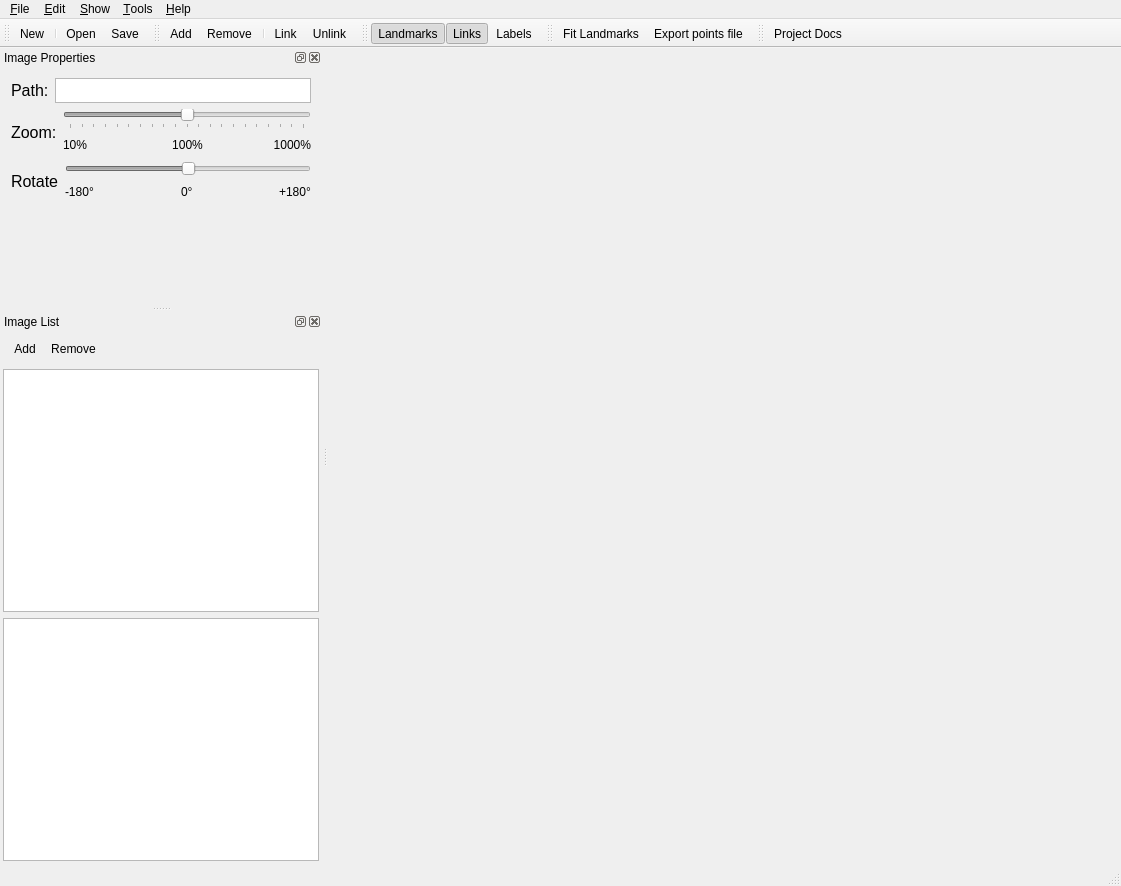
<?xml version="1.0" encoding="UTF-8"?>
<ui version="4.0">
 <class>MainWindow</class>
 <widget class="QMainWindow" name="MainWindow">
  <property name="geometry">
   <rect>
    <x>0</x>
    <y>0</y>
    <width>1121</width>
    <height>886</height>
   </rect>
  </property>
  <property name="windowTitle">
   <string>FLAT - Facial Landmarks Annotation Tool</string>
  </property>
  <property name="autoFillBackground">
   <bool>false</bool>
  </property>
  <property name="locale">
   <locale language="English" country="UnitedKingdom"/>
  </property>
  <widget class="QWidget" name="centralWidget">
   <layout class="QVBoxLayout" name="verticalLayout">
    <property name="leftMargin">
     <number>0</number>
    </property>
    <property name="topMargin">
     <number>0</number>
    </property>
    <property name="rightMargin">
     <number>0</number>
    </property>
    <property name="bottomMargin">
     <number>0</number>
    </property>
    <item>
     <widget class="QTabWidget" name="tabWidget">
      <property name="locale">
       <locale language="English" country="UnitedKingdom"/>
      </property>
      <property name="tabPosition">
       <enum>QTabWidget::North</enum>
      </property>
      <property name="tabShape">
       <enum>QTabWidget::Triangular</enum>
      </property>
      <property name="iconSize">
       <size>
        <width>24</width>
        <height>24</height>
       </size>
      </property>
      <property name="elideMode">
       <enum>Qt::ElideNone</enum>
      </property>
      <property name="documentMode">
       <bool>true</bool>
      </property>
      <property name="tabsClosable">
       <bool>true</bool>
      </property>
      <property name="movable">
       <bool>true</bool>
      </property>
      <property name="tabBarAutoHide">
       <bool>false</bool>
      </property>
     </widget>
    </item>
   </layout>
  </widget>
  <widget class="QMenuBar" name="menuBar">
   <property name="geometry">
    <rect>
     <x>0</x>
     <y>0</y>
     <width>1121</width>
     <height>19</height>
    </rect>
   </property>
   <widget class="QMenu" name="menuFile">
    <property name="locale">
     <locale language="English" country="UnitedKingdom"/>
    </property>
    <property name="title">
     <string>&amp;File</string>
    </property>
    <addaction name="actionNew"/>
    <addaction name="separator"/>
    <addaction name="actionOpen"/>
    <addaction name="actionSave"/>
    <addaction name="actionSaveAs"/>
    <addaction name="separator"/>
    <addaction name="actionExit"/>
   </widget>
   <widget class="QMenu" name="menuHelp">
    <property name="locale">
     <locale language="English" country="UnitedKingdom"/>
    </property>
    <property name="title">
     <string>&amp;Help</string>
    </property>
    <addaction name="actionProject"/>
    <addaction name="separator"/>
    <addaction name="actionAbout"/>
   </widget>
   <widget class="QMenu" name="menuShow">
    <property name="locale">
     <locale language="English" country="UnitedKingdom"/>
    </property>
    <property name="title">
     <string>&amp;Show</string>
    </property>
    <widget class="QMenu" name="menuWindows">
     <property name="title">
      <string>&amp;Windows</string>
     </property>
     <addaction name="actionShowImageProperties"/>
     <addaction name="actionShowImagesList"/>
    </widget>
    <widget class="QMenu" name="menu_Image_Elements">
     <property name="locale">
      <locale language="English" country="UnitedKingdom"/>
     </property>
     <property name="title">
      <string>&amp;Image Elements</string>
     </property>
     <addaction name="actionShowFeatures"/>
     <addaction name="actionShowConnections"/>
     <addaction name="actionShowFeatureIDs"/>
    </widget>
    <widget class="QMenu" name="menuLandmarks_Groups">
     <property name="title">
      <string>Landmarks Groups</string>
     </property>
     <addaction name="actionShowFaceOvalLow"/>
     <addaction name="actionShowFaceOvalUpper"/>
     <addaction name="separator"/>
     <addaction name="actionBrowRight"/>
     <addaction name="actionBrowLeft"/>
     <addaction name="separator"/>
     <addaction name="actionEyeRight"/>
     <addaction name="actionEyeLeft"/>
     <addaction name="separator"/>
     <addaction name="actionNoseRidge"/>
     <addaction name="actionNoseShape"/>
     <addaction name="separator"/>
     <addaction name="actionMouthOuter"/>
     <addaction name="actionMouthInner"/>
    </widget>
    <addaction name="menuWindows"/>
    <addaction name="separator"/>
    <addaction name="menu_Image_Elements"/>
    <addaction name="menuLandmarks_Groups"/>
   </widget>
   <widget class="QMenu" name="menuEdit">
    <property name="locale">
     <locale language="English" country="UnitedKingdom"/>
    </property>
    <property name="title">
     <string>&amp;Edit</string>
    </property>
    <widget class="QMenu" name="menu_Images">
     <property name="locale">
      <locale language="English" country="UnitedKingdom"/>
     </property>
     <property name="title">
      <string>&amp;Images</string>
     </property>
     <addaction name="actionAddImage"/>
     <addaction name="actionRemoveImage"/>
    </widget>
    <widget class="QMenu" name="menu_Facial_Landmarks">
     <property name="title">
      <string>&amp;Facial Landmarks</string>
     </property>
     <addaction name="actionAddFeature"/>
     <addaction name="actionRemoveFeature"/>
     <addaction name="separator"/>
     <addaction name="actionConnectFeatures"/>
     <addaction name="actionDisconnectFeatures"/>
     <addaction name="actionSpaceEvenly"/>
    </widget>
    <addaction name="menu_Images"/>
    <addaction name="separator"/>
    <addaction name="menu_Facial_Landmarks"/>
    <addaction name="actionLandmarksProperties"/>
   </widget>
   <widget class="QMenu" name="menuTools">
    <property name="locale">
     <locale language="English" country="UnitedKingdom"/>
    </property>
    <property name="title">
     <string>&amp;Tools</string>
    </property>
    <widget class="QMenu" name="menu_CSIRO_Face_Analysis_SDK">
     <property name="title">
      <string>&amp;CSIRO Face Analysis SDK</string>
     </property>
     <addaction name="actionFitLandmarks"/>
     <addaction name="actionExportPointsFile"/>
     <addaction name="separator"/>
     <addaction name="actionConfigure"/>
    </widget>
    <addaction name="menu_CSIRO_Face_Analysis_SDK"/>
   </widget>
   <addaction name="menuFile"/>
   <addaction name="menuEdit"/>
   <addaction name="menuShow"/>
   <addaction name="menuTools"/>
   <addaction name="menuHelp"/>
  </widget>
  <widget class="QToolBar" name="fileToolBar">
   <property name="windowTitle">
    <string>File</string>
   </property>
   <property name="locale">
    <locale language="English" country="UnitedKingdom"/>
   </property>
   <property name="iconSize">
    <size>
     <width>32</width>
     <height>32</height>
    </size>
   </property>
   <attribute name="toolBarArea">
    <enum>TopToolBarArea</enum>
   </attribute>
   <attribute name="toolBarBreak">
    <bool>false</bool>
   </attribute>
   <addaction name="actionNew"/>
   <addaction name="separator"/>
   <addaction name="actionOpen"/>
   <addaction name="actionSave"/>
  </widget>
  <widget class="QStatusBar" name="statusBar"/>
  <widget class="QDockWidget" name="dockProperties">
   <property name="locale">
    <locale language="English" country="UnitedKingdom"/>
   </property>
   <property name="windowTitle">
    <string>Image Properties</string>
   </property>
   <attribute name="dockWidgetArea">
    <number>1</number>
   </attribute>
   <widget class="QWidget" name="Content">
    <layout class="QVBoxLayout" name="verticalLayout_7">
     <item>
      <layout class="QVBoxLayout" name="verticalLayout_3">
       <property name="sizeConstraint">
        <enum>QLayout::SetMinimumSize</enum>
       </property>
       <item>
        <layout class="QHBoxLayout" name="horizontalLayout">
         <property name="sizeConstraint">
          <enum>QLayout::SetMinimumSize</enum>
         </property>
         <item>
          <widget class="QLabel" name="labelPath">
           <property name="font">
            <font>
             <pointsize>12</pointsize>
            </font>
           </property>
           <property name="text">
            <string>Path:</string>
           </property>
           <property name="buddy">
            <cstring>textFileName</cstring>
           </property>
          </widget>
         </item>
         <item>
          <widget class="QTextEdit" name="textFileName">
           <property name="maximumSize">
            <size>
             <width>16777215</width>
             <height>25</height>
            </size>
           </property>
           <property name="verticalScrollBarPolicy">
            <enum>Qt::ScrollBarAlwaysOff</enum>
           </property>
           <property name="horizontalScrollBarPolicy">
            <enum>Qt::ScrollBarAlwaysOff</enum>
           </property>
           <property name="undoRedoEnabled">
            <bool>false</bool>
           </property>
           <property name="lineWrapMode">
            <enum>QTextEdit::NoWrap</enum>
           </property>
           <property name="readOnly">
            <bool>true</bool>
           </property>
           <property name="acceptRichText">
            <bool>false</bool>
           </property>
           <property name="textInteractionFlags">
            <set>Qt::TextSelectableByKeyboard|Qt::TextSelectableByMouse</set>
           </property>
           <property name="placeholderText">
            <string notr="true"/>
           </property>
          </widget>
         </item>
        </layout>
       </item>
      </layout>
     </item>
     <item>
      <layout class="QHBoxLayout" name="horizontalLayout_4">
       <item>
        <widget class="QLabel" name="label_Zoom">
         <property name="font">
          <font>
           <pointsize>12</pointsize>
          </font>
         </property>
         <property name="text">
          <string>Zoom:</string>
         </property>
         <property name="buddy">
          <cstring>zoomSlider</cstring>
         </property>
        </widget>
       </item>
       <item>
        <layout class="QVBoxLayout" name="verticalLayout_2">
         <item>
          <widget class="QSlider" name="zoomSlider">
           <property name="enabled">
            <bool>false</bool>
           </property>
           <property name="font">
            <font>
             <pointsize>12</pointsize>
            </font>
           </property>
           <property name="toolTip">
            <string>Altera o zoom nas imagens (+/- ou Ctrl+Roda do Mouse)</string>
           </property>
           <property name="minimum">
            <number>1</number>
           </property>
           <property name="maximum">
            <number>21</number>
           </property>
           <property name="singleStep">
            <number>1</number>
           </property>
           <property name="pageStep">
            <number>1</number>
           </property>
           <property name="value">
            <number>11</number>
           </property>
           <property name="sliderPosition">
            <number>11</number>
           </property>
           <property name="orientation">
            <enum>Qt::Horizontal</enum>
           </property>
           <property name="tickPosition">
            <enum>QSlider::TicksBelow</enum>
           </property>
           <property name="tickInterval">
            <number>0</number>
           </property>
          </widget>
         </item>
         <item>
          <layout class="QHBoxLayout" name="horizontalLayout_3">
           <property name="sizeConstraint">
            <enum>QLayout::SetMinimumSize</enum>
           </property>
           <item>
            <widget class="QLabel" name="label1000">
             <property name="minimumSize">
              <size>
               <width>45</width>
               <height>0</height>
              </size>
             </property>
             <property name="maximumSize">
              <size>
               <width>45</width>
               <height>16777215</height>
              </size>
             </property>
             <property name="text">
              <string>10%</string>
             </property>
            </widget>
           </item>
           <item>
            <spacer name="horizontalSpacer">
             <property name="orientation">
              <enum>Qt::Horizontal</enum>
             </property>
             <property name="sizeHint" stdset="0">
              <size>
               <width>40</width>
               <height>20</height>
              </size>
             </property>
            </spacer>
           </item>
           <item>
            <widget class="QLabel" name="label100">
             <property name="minimumSize">
              <size>
               <width>45</width>
               <height>0</height>
              </size>
             </property>
             <property name="maximumSize">
              <size>
               <width>45</width>
               <height>16777215</height>
              </size>
             </property>
             <property name="text">
              <string>100%</string>
             </property>
             <property name="alignment">
              <set>Qt::AlignCenter</set>
             </property>
            </widget>
           </item>
           <item>
            <spacer name="horizontalSpacer_2">
             <property name="orientation">
              <enum>Qt::Horizontal</enum>
             </property>
             <property name="sizeHint" stdset="0">
              <size>
               <width>40</width>
               <height>20</height>
              </size>
             </property>
            </spacer>
           </item>
           <item>
            <widget class="QLabel" name="label10">
             <property name="minimumSize">
              <size>
               <width>45</width>
               <height>0</height>
              </size>
             </property>
             <property name="maximumSize">
              <size>
               <width>45</width>
               <height>16777215</height>
              </size>
             </property>
             <property name="text">
              <string>1000%</string>
             </property>
             <property name="alignment">
              <set>Qt::AlignRight|Qt::AlignTrailing|Qt::AlignVCenter</set>
             </property>
            </widget>
           </item>
          </layout>
         </item>
        </layout>
       </item>
      </layout>
     </item>
     <item>
      <layout class="QHBoxLayout" name="horizontalLayout_5">
       <item>
        <widget class="QLabel" name="label">
         <property name="font">
          <font>
           <pointsize>12</pointsize>
          </font>
         </property>
         <property name="text">
          <string>Rotate</string>
         </property>
        </widget>
       </item>
       <item>
        <layout class="QVBoxLayout" name="verticalLayout_5">
         <item>
          <widget class="QSlider" name="rotationSlider">
           <property name="enabled">
            <bool>false</bool>
           </property>
           <property name="accessibleName">
            <string/>
           </property>
           <property name="autoFillBackground">
            <bool>true</bool>
           </property>
           <property name="minimum">
            <number>-180</number>
           </property>
           <property name="maximum">
            <number>180</number>
           </property>
           <property name="orientation">
            <enum>Qt::Horizontal</enum>
           </property>
           <property name="invertedAppearance">
            <bool>false</bool>
           </property>
          </widget>
         </item>
         <item>
          <layout class="QHBoxLayout" name="horizontalLayout_6">
           <item>
            <widget class="QLabel" name="label_3">
             <property name="text">
              <string>-180°</string>
             </property>
            </widget>
           </item>
           <item>
            <spacer name="horizontalSpacer_4">
             <property name="orientation">
              <enum>Qt::Horizontal</enum>
             </property>
             <property name="sizeHint" stdset="0">
              <size>
               <width>40</width>
               <height>20</height>
              </size>
             </property>
            </spacer>
           </item>
           <item>
            <widget class="QLabel" name="label_4">
             <property name="text">
              <string>0°</string>
             </property>
            </widget>
           </item>
           <item>
            <spacer name="horizontalSpacer_3">
             <property name="orientation">
              <enum>Qt::Horizontal</enum>
             </property>
             <property name="sizeHint" stdset="0">
              <size>
               <width>40</width>
               <height>20</height>
              </size>
             </property>
            </spacer>
           </item>
           <item>
            <widget class="QLabel" name="label_2">
             <property name="text">
              <string>+180°</string>
             </property>
            </widget>
           </item>
          </layout>
         </item>
        </layout>
       </item>
      </layout>
     </item>
     <item>
      <spacer name="verticalSpacer">
       <property name="orientation">
        <enum>Qt::Vertical</enum>
       </property>
       <property name="sizeHint" stdset="0">
        <size>
         <width>20</width>
         <height>40</height>
        </size>
       </property>
      </spacer>
     </item>
    </layout>
   </widget>
  </widget>
  <widget class="QDockWidget" name="dockImages">
   <property name="locale">
    <locale language="English" country="UnitedKingdom"/>
   </property>
   <property name="windowTitle">
    <string>Image List</string>
   </property>
   <attribute name="dockWidgetArea">
    <number>1</number>
   </attribute>
   <widget class="QWidget" name="Content_2">
    <layout class="QGridLayout" name="gridLayout">
     <property name="leftMargin">
      <number>3</number>
     </property>
     <property name="topMargin">
      <number>3</number>
     </property>
     <property name="rightMargin">
      <number>3</number>
     </property>
     <property name="bottomMargin">
      <number>3</number>
     </property>
     <property name="horizontalSpacing">
      <number>3</number>
     </property>
     <property name="verticalSpacing">
      <number>6</number>
     </property>
     <item row="0" column="0">
      <widget class="QToolBar" name="imagesToolbar">
       <property name="windowTitle">
        <string/>
       </property>
       <property name="iconSize">
        <size>
         <width>24</width>
         <height>24</height>
        </size>
       </property>
       <property name="floatable">
        <bool>false</bool>
       </property>
       <addaction name="actionAddImage"/>
       <addaction name="actionRemoveImage"/>
      </widget>
     </item>
     <item row="1" column="0">
      <widget class="QListView" name="listImages">
       <property name="editTriggers">
        <set>QAbstractItemView::NoEditTriggers</set>
       </property>
       <property name="selectionMode">
        <enum>QAbstractItemView::ExtendedSelection</enum>
       </property>
       <property name="selectionBehavior">
        <enum>QAbstractItemView::SelectRows</enum>
       </property>
       <property name="viewMode">
        <enum>QListView::IconMode</enum>
       </property>
       <property name="selectionRectVisible">
        <bool>false</bool>
       </property>
      </widget>
     </item>
     <item row="2" column="0">
      <widget class="QTreeView" name="treeImages">
       <property name="editTriggers">
        <set>QAbstractItemView::AllEditTriggers</set>
       </property>
       <property name="selectionMode">
        <enum>QAbstractItemView::ExtendedSelection</enum>
       </property>
       <attribute name="headerDefaultSectionSize">
        <number>150</number>
       </attribute>
      </widget>
     </item>
    </layout>
   </widget>
  </widget>
  <widget class="QToolBar" name="editToolBar">
   <property name="windowTitle">
    <string>Edit</string>
   </property>
   <property name="iconSize">
    <size>
     <width>32</width>
     <height>32</height>
    </size>
   </property>
   <attribute name="toolBarArea">
    <enum>TopToolBarArea</enum>
   </attribute>
   <attribute name="toolBarBreak">
    <bool>false</bool>
   </attribute>
   <addaction name="actionAddFeature"/>
   <addaction name="actionRemoveFeature"/>
   <addaction name="separator"/>
   <addaction name="actionConnectFeatures"/>
   <addaction name="actionDisconnectFeatures"/>
  </widget>
  <widget class="QToolBar" name="viewToolBar">
   <property name="windowTitle">
    <string>View</string>
   </property>
   <property name="iconSize">
    <size>
     <width>32</width>
     <height>32</height>
    </size>
   </property>
   <attribute name="toolBarArea">
    <enum>TopToolBarArea</enum>
   </attribute>
   <attribute name="toolBarBreak">
    <bool>false</bool>
   </attribute>
   <addaction name="actionShowFeatures"/>
   <addaction name="actionShowConnections"/>
   <addaction name="actionShowFeatureIDs"/>
  </widget>
  <widget class="QToolBar" name="toolsToolBar">
   <property name="windowTitle">
    <string>Tools</string>
   </property>
   <property name="iconSize">
    <size>
     <width>32</width>
     <height>32</height>
    </size>
   </property>
   <attribute name="toolBarArea">
    <enum>TopToolBarArea</enum>
   </attribute>
   <attribute name="toolBarBreak">
    <bool>false</bool>
   </attribute>
   <addaction name="actionFitLandmarks"/>
   <addaction name="actionExportPointsFile"/>
  </widget>
  <widget class="QToolBar" name="helpTollBar">
   <property name="windowTitle">
    <string>toolBar</string>
   </property>
   <property name="iconSize">
    <size>
     <width>32</width>
     <height>32</height>
    </size>
   </property>
   <attribute name="toolBarArea">
    <enum>TopToolBarArea</enum>
   </attribute>
   <attribute name="toolBarBreak">
    <bool>false</bool>
   </attribute>
   <addaction name="actionProject"/>
  </widget>
  <action name="actionExit">
   <property name="text">
    <string>&amp;Exit</string>
   </property>
   <property name="toolTip">
    <string>Terminates the program</string>
   </property>
  </action>
  <action name="actionAbout">
   <property name="icon">
    <iconset resource="resources.qrc">
     <normaloff>:/icons/resources/icons/information.png</normaloff>:/icons/resources/icons/information.png</iconset>
   </property>
   <property name="text">
    <string>&amp;About...</string>
   </property>
   <property name="toolTip">
    <string>Displays information on this program</string>
   </property>
  </action>
  <action name="actionOpen">
   <property name="icon">
    <iconset resource="resources.qrc">
     <normaloff>:/icons/resources/icons/open.png</normaloff>:/icons/resources/icons/open.png</iconset>
   </property>
   <property name="text">
    <string>&amp;Open...</string>
   </property>
   <property name="toolTip">
    <string>Loads an existing face annotation dataset from a file</string>
   </property>
   <property name="shortcut">
    <string>Ctrl+O</string>
   </property>
  </action>
  <action name="actionNew">
   <property name="icon">
    <iconset resource="resources.qrc">
     <normaloff>:/icons/resources/icons/new.png</normaloff>:/icons/resources/icons/new.png</iconset>
   </property>
   <property name="text">
    <string>&amp;New</string>
   </property>
   <property name="toolTip">
    <string>Creates a new face annotation dataset</string>
   </property>
   <property name="shortcut">
    <string>Ctrl+N</string>
   </property>
  </action>
  <action name="actionSave">
   <property name="icon">
    <iconset resource="resources.qrc">
     <normaloff>:/icons/resources/icons/save.png</normaloff>:/icons/resources/icons/save.png</iconset>
   </property>
   <property name="text">
    <string>&amp;Save</string>
   </property>
   <property name="toolTip">
    <string>Saves the changes in the face annotation dataset</string>
   </property>
   <property name="shortcut">
    <string>Ctrl+S</string>
   </property>
  </action>
  <action name="actionSaveAs">
   <property name="icon">
    <iconset resource="resources.qrc">
     <normaloff>:/icons/resources/icons/saveas.png</normaloff>:/icons/resources/icons/saveas.png</iconset>
   </property>
   <property name="text">
    <string>Save &amp;as...</string>
   </property>
   <property name="toolTip">
    <string>Saves the changes in the face annotation dataset to a different file</string>
   </property>
  </action>
  <action name="actionProject">
   <property name="icon">
    <iconset resource="resources.qrc">
     <normaloff>:/icons/resources/icons/help.png</normaloff>:/icons/resources/icons/help.png</iconset>
   </property>
   <property name="text">
    <string>&amp;Project Docs</string>
   </property>
   <property name="toolTip">
    <string>Displays the project's documentation page on Github</string>
   </property>
   <property name="shortcut">
    <string>F1</string>
   </property>
  </action>
  <action name="actionAddImage">
   <property name="icon">
    <iconset resource="resources.qrc">
     <normaloff>:/icons/resources/icons/add.png</normaloff>:/icons/resources/icons/add.png</iconset>
   </property>
   <property name="text">
    <string>Add...</string>
   </property>
   <property name="toolTip">
    <string>Adds new images to the face annotation dataset</string>
   </property>
   <property name="shortcut">
    <string>Ctrl+Ins</string>
   </property>
  </action>
  <action name="actionRemoveImage">
   <property name="icon">
    <iconset resource="resources.qrc">
     <normaloff>:/icons/resources/icons/delete.png</normaloff>:/icons/resources/icons/delete.png</iconset>
   </property>
   <property name="text">
    <string>Remove</string>
   </property>
   <property name="toolTip">
    <string>Removes the selected images from the face annotation dataset</string>
   </property>
   <property name="shortcut">
    <string>Ctrl+Del</string>
   </property>
  </action>
  <action name="actionShowImagesList">
   <property name="checkable">
    <bool>true</bool>
   </property>
   <property name="checked">
    <bool>true</bool>
   </property>
   <property name="icon">
    <iconset resource="resources.qrc">
     <normaloff>:/icons/resources/icons/image-list.png</normaloff>:/icons/resources/icons/image-list.png</iconset>
   </property>
   <property name="text">
    <string>&amp;List of Images</string>
   </property>
   <property name="toolTip">
    <string>Displays or hides the window with the list of images in the face annotation dataset</string>
   </property>
   <property name="shortcut">
    <string>F2</string>
   </property>
  </action>
  <action name="actionShowImageProperties">
   <property name="checkable">
    <bool>true</bool>
   </property>
   <property name="checked">
    <bool>true</bool>
   </property>
   <property name="icon">
    <iconset resource="resources.qrc">
     <normaloff>:/icons/resources/icons/image-properties.png</normaloff>:/icons/resources/icons/image-properties.png</iconset>
   </property>
   <property name="text">
    <string>&amp;Image Properties</string>
   </property>
   <property name="toolTip">
    <string>Displays/hides the window with the propriedades of the selected image</string>
   </property>
   <property name="shortcut">
    <string>F3</string>
   </property>
  </action>
  <action name="actionShowFeatures">
   <property name="checkable">
    <bool>true</bool>
   </property>
   <property name="checked">
    <bool>true</bool>
   </property>
   <property name="icon">
    <iconset resource="resources.qrc">
     <normaloff>:/icons/resources/icons/features.png</normaloff>:/icons/resources/icons/features.png</iconset>
   </property>
   <property name="text">
    <string>&amp;Landmarks</string>
   </property>
   <property name="toolTip">
    <string>Displays/hides the facial landmarks</string>
   </property>
   <property name="shortcut">
    <string>F4</string>
   </property>
  </action>
  <action name="actionShowConnections">
   <property name="checkable">
    <bool>true</bool>
   </property>
   <property name="checked">
    <bool>true</bool>
   </property>
   <property name="icon">
    <iconset resource="resources.qrc">
     <normaloff>:/icons/resources/icons/links.png</normaloff>:/icons/resources/icons/links.png</iconset>
   </property>
   <property name="text">
    <string>&amp;Links</string>
   </property>
   <property name="toolTip">
    <string>Displays/hides the links between facial landmarks</string>
   </property>
   <property name="shortcut">
    <string>F5</string>
   </property>
  </action>
  <action name="actionShowFeatureIDs">
   <property name="checkable">
    <bool>true</bool>
   </property>
   <property name="icon">
    <iconset resource="resources.qrc">
     <normaloff>:/icons/resources/icons/feature-ids.png</normaloff>:/icons/resources/icons/feature-ids.png</iconset>
   </property>
   <property name="text">
    <string>&amp;Labels</string>
   </property>
   <property name="toolTip">
    <string>Shows/hides the labels of the facial landmarks</string>
   </property>
   <property name="shortcut">
    <string>F6</string>
   </property>
  </action>
  <action name="actionAddFeature">
   <property name="icon">
    <iconset resource="resources.qrc">
     <normaloff>:/icons/resources/icons/add-feature.png</normaloff>:/icons/resources/icons/add-feature.png</iconset>
   </property>
   <property name="text">
    <string>&amp;Add</string>
   </property>
   <property name="toolTip">
    <string>Add a new facial landmark to the face annotation dataset</string>
   </property>
   <property name="shortcut">
    <string>Shift+A</string>
   </property>
  </action>
  <action name="actionRemoveFeature">
   <property name="icon">
    <iconset resource="resources.qrc">
     <normaloff>:/icons/resources/icons/remove-feature.png</normaloff>:/icons/resources/icons/remove-feature.png</iconset>
   </property>
   <property name="text">
    <string>&amp;Remove</string>
   </property>
   <property name="toolTip">
    <string>Removes the selected facial landmarks (and their links) from the face annotation dataset</string>
   </property>
   <property name="shortcut">
    <string>Shift+R</string>
   </property>
  </action>
  <action name="actionConnectFeatures">
   <property name="icon">
    <iconset resource="resources.qrc">
     <normaloff>:/icons/resources/icons/connect.png</normaloff>:/icons/resources/icons/connect.png</iconset>
   </property>
   <property name="text">
    <string>&amp;Link</string>
   </property>
   <property name="toolTip">
    <string>Links two selected facial landmarks</string>
   </property>
   <property name="shortcut">
    <string>Shift+L</string>
   </property>
  </action>
  <action name="actionDisconnectFeatures">
   <property name="icon">
    <iconset resource="resources.qrc">
     <normaloff>:/icons/resources/icons/disconnect.png</normaloff>:/icons/resources/icons/disconnect.png</iconset>
   </property>
   <property name="text">
    <string>&amp;Unlink</string>
   </property>
   <property name="toolTip">
    <string>Unlinks the selected facial landmarks</string>
   </property>
   <property name="shortcut">
    <string>Shift+U</string>
   </property>
  </action>
  <action name="actionFitLandmarks">
   <property name="icon">
    <iconset resource="resources.qrc">
     <normaloff>:/icons/fat</normaloff>:/icons/fat</iconset>
   </property>
   <property name="text">
    <string>&amp;Fit Landmarks</string>
   </property>
   <property name="toolTip">
    <string>Attempts to automaticaly fit the face model (with 66 landmarks) to the currently selected face image using the face-fit utility from the CSIRO Face Analysis SDK</string>
   </property>
   <property name="shortcut">
    <string>Ctrl+F</string>
   </property>
  </action>
  <action name="actionConfigure">
   <property name="text">
    <string>&amp;Configure...</string>
   </property>
   <property name="toolTip">
    <string>Configure the face-fit utility from the CSIRO Face Analysis SDK</string>
   </property>
  </action>
  <action name="actionExportPointsFile">
   <property name="icon">
    <iconset resource="resources.qrc">
     <normaloff>:/icons/resources/icons/image-properties.png</normaloff>:/icons/resources/icons/image-properties.png</iconset>
   </property>
   <property name="text">
    <string>&amp;Export points file...</string>
   </property>
   <property name="toolTip">
    <string>Exports the annotation in current selected image to a CSIRO Face Analysis SDK points file</string>
   </property>
  </action>
  <action name="actionShowFaceOvalLow">
   <property name="checkable">
    <bool>true</bool>
   </property>
   <property name="checked">
    <bool>true</bool>
   </property>
   <property name="text">
    <string>Face Oval Lower</string>
   </property>
   <property name="toolTip">
    <string>Show Face Oval Lower</string>
   </property>
  </action>
  <action name="actionShowFaceOvalUpper">
   <property name="checkable">
    <bool>true</bool>
   </property>
   <property name="checked">
    <bool>true</bool>
   </property>
   <property name="text">
    <string>Face Obal Upper</string>
   </property>
  </action>
  <action name="actionBrowRight">
   <property name="checkable">
    <bool>true</bool>
   </property>
   <property name="checked">
    <bool>true</bool>
   </property>
   <property name="text">
    <string>Brow Right</string>
   </property>
  </action>
  <action name="actionBrowLeft">
   <property name="checkable">
    <bool>true</bool>
   </property>
   <property name="checked">
    <bool>true</bool>
   </property>
   <property name="text">
    <string>Brow Left</string>
   </property>
  </action>
  <action name="actionEyeRight">
   <property name="checkable">
    <bool>true</bool>
   </property>
   <property name="checked">
    <bool>true</bool>
   </property>
   <property name="text">
    <string>Eye Right</string>
   </property>
  </action>
  <action name="actionEyeLeft">
   <property name="checkable">
    <bool>true</bool>
   </property>
   <property name="checked">
    <bool>true</bool>
   </property>
   <property name="text">
    <string>Eye Left</string>
   </property>
  </action>
  <action name="actionNoseRidge">
   <property name="checkable">
    <bool>true</bool>
   </property>
   <property name="checked">
    <bool>true</bool>
   </property>
   <property name="text">
    <string>Nose Ridge</string>
   </property>
  </action>
  <action name="actionNoseShape">
   <property name="checkable">
    <bool>true</bool>
   </property>
   <property name="checked">
    <bool>true</bool>
   </property>
   <property name="text">
    <string>Nose Shape</string>
   </property>
  </action>
  <action name="actionMouthOuter">
   <property name="checkable">
    <bool>true</bool>
   </property>
   <property name="checked">
    <bool>true</bool>
   </property>
   <property name="text">
    <string>Mouth Outer</string>
   </property>
  </action>
  <action name="actionMouthInner">
   <property name="checkable">
    <bool>true</bool>
   </property>
   <property name="checked">
    <bool>true</bool>
   </property>
   <property name="text">
    <string>Mouth Inner</string>
   </property>
  </action>
  <action name="actionLandmarksProperties">
   <property name="text">
    <string>&amp;Landmarks Properties</string>
   </property>
  </action>
  <action name="actionMakeLandmarksEvenlySpaced">
   <property name="text">
    <string>Make Landmarks Evenly Spaced</string>
   </property>
  </action>
  <action name="actionSpaceEvenly">
   <property name="text">
    <string>Space Evenly</string>
   </property>
  </action>
  <action name="actionUnod">
   <property name="text">
    <string>Unod</string>
   </property>
  </action>
 </widget>
 <layoutdefault spacing="6" margin="11"/>
 <tabstops>
  <tabstop>textFileName</tabstop>
  <tabstop>listImages</tabstop>
  <tabstop>treeImages</tabstop>
 </tabstops>
 <resources>
  <include location="resources.qrc"/>
 </resources>
 <connections/>
</ui>
